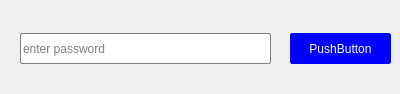
<?xml version="1.0" encoding="UTF-8"?>
<ui version="4.0">
 <class>passwordSettingAndCode</class>
 <widget class="QDialog" name="passwordSettingAndCode">
  <property name="geometry">
   <rect>
    <x>0</x>
    <y>0</y>
    <width>400</width>
    <height>94</height>
   </rect>
  </property>
  <property name="windowTitle">
   <string>Dialog</string>
  </property>
  <widget class="QLineEdit" name="lineEdit">
   <property name="geometry">
    <rect>
     <x>20</x>
     <y>33</y>
     <width>251</width>
     <height>31</height>
    </rect>
   </property>
   <property name="styleSheet">
    <string notr="true">background-color:white;
border: 1px solid grey;
border-radius: 2px;
border-collapse:collapse;
font: 10pt &quot;Arial&quot;;
color:black;</string>
   </property>
   <property name="placeholderText">
    <string>enter password</string>
   </property>
  </widget>
  <widget class="QPushButton" name="password">
   <property name="geometry">
    <rect>
     <x>290</x>
     <y>33</y>
     <width>101</width>
     <height>31</height>
    </rect>
   </property>
   <property name="styleSheet">
    <string notr="true">color:white;
background-color:blue;
border: 1px solid blue;
border-radius:2px;</string>
   </property>
   <property name="text">
    <string>PushButton</string>
   </property>
  </widget>
 </widget>
 <resources/>
 <connections/>
</ui>
